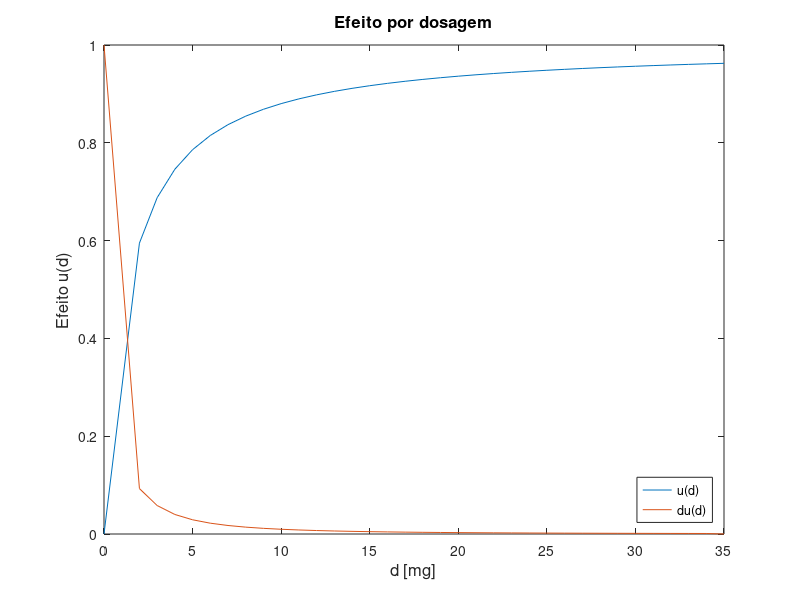

The MATLAB script that drew this image: (Note: this script raises an error after producing the figure.)
%{
/*-----------------------------------------------------------------------------------------------------+
| p2.m                   | Simulation of a PharmoDynamic model for cancer treatment.                   |
|                        | Drug effect determination on time and dosage domain using Hill's equation.  |
|                        |                                                                             |
+------------------------------------------------------------------------------------------------------+
| Authors: Inês Cardoso Paiva nº99961, João Barreiros C. Rodrigues nº99968                             |
|          LEEC-IST                                                                                    |
| Date: 12 December 2022                                                                               |
+-----------------------------------------------------------------------------------------------------*/
%}

%Constants
c50 = 7.1903;
k12 = 0.3*3600;
k21 = 0.2455*3600;
k10 = 0.0643*3600;
v1 = 3110;
v2 = 3110;
delta = 1000;
h=1;

%Vectors
d=zeros(35,1);
c2=zeros(35,1);
l = length(c2);
u = zeros(l,1);
du = zeros(l,1);
du(1)=1;
u(1)=0;

for k = 2:(35)
	d(k)=k;
	c2(k)=(k12/(k21*k10))*delta*d(k);
	% Determine drug effect parameter using Hill's equation
	u(k) = c2(k) / (c50 + c2(k));
end

% Determine drug effect dosage derivative
for k = 2:(34)
	du(k)=u(k+1)-u(k);
end
  
%plot
figure(2);
    plot(d,u,d,du);
    hold on
    	xlabel('d [mg]','FontSize',12)
    	ylabel('Efeito u(d)','FontSize',12)
    	title('Efeito por dosagem','FontSize',12)
    	legend('u(d)','du(d)','Location','Southeast');
    hold off
   
%Test Bench
p2test(3);
p2test(15);
p2test(27);
p2test(36);
p2test(43);
p2test(55);
p2test(66); 
p2test(73); 
 
 
function p2test(a)
	%Constants
	k12 = 0.3*3600;
	k21 = 0.2455*3600;
	k10 = 0.0643*3600;
	v1 = 3110;
	v2 = 3110;
	delta = 1000;
	h=1;
	c50 = 7.1903;

	% Vectors
	x=[a,a,a,a,a,a,a,a,a,a,a,a,a,a];
	d=upsample(x,6);
	n=length(x);
	c = zeros(n*6,1);
	c1 = zeros(n*6,1);
	c2 = zeros(n*6,1);
	t = zeros(n*6,1);
	u = zeros(n,1);

	% Matrixes
	m=[-(k12+k10)/v1 , k21/v1 ; k12/v2 , -k21/v2];
	s=[1/v1 ; 0];

	% Euler's aproximation method for a differetial function solution
	    for k = 1:(n*6-1)
		t(k+1) = k*h;
		c = m * [c1(k); c2(k)] + s * delta * d(k);
		c1(k+1) = c1(k) + h * c(1);
		c2(k+1) = c2(k) + h * c(2);
		u(k+1) = c2(k) / (c50 + c2(k));
	    end
	    
	%plot   
	figure(3);
		hold on
			plot(t,u);
			xlabel('Tempo [Dias]','FontSize',12)
			ylabel('Efeito u(t)','FontSize',12)
			title('Efeito por Tempo','FontSize',12)
			legend('3mg','15mg','27mg','36mg','43mg','55mg','63mg','73mg','Location','Southeast');
		hold off
	    
end



